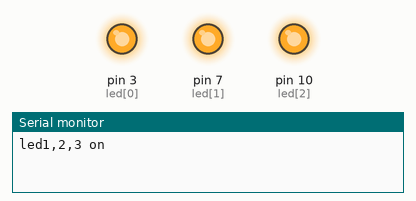
This sketch was run on a simulated Arduino Uno, built with avr-gcc and run on an emulated ATmega328P. Parts: output pins drawn as LEDs (lit = HIGH), the last lines printed to the serial monitor.

Above: at 0.2 s.
At 1.2 s:
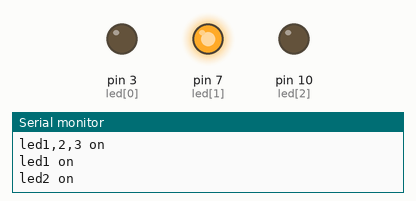
At 2.7 s:
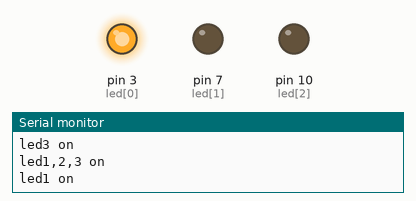
At 3.7 s:
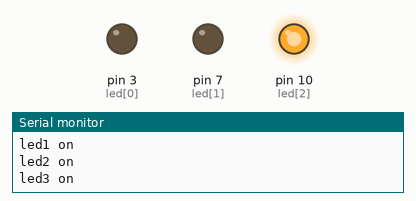
Timing chart, 0 to 4.6 s (numbered marks = the images above):
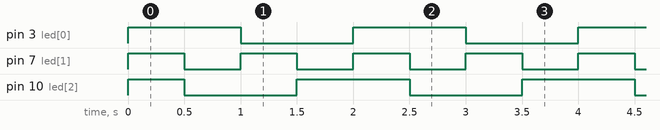

The sketch:

cksdn1.ino
```cpp
int led[]={3,7,10};


void setup() {

  Serial.begin(9600);

    pinMode(led[0], OUTPUT);
    pinMode(led[1], OUTPUT);
    pinMode(led[2], OUTPUT);
}

// the loop routine runs over and over again forever:
void loop()
{
  for( ; ; )
  {

  Serial.println("led1,2,3 on");
  digitalWrite(led[0], HIGH);   // turn the LED on (HIGH is the voltage level)
  digitalWrite(led[1], HIGH);    // turn the LED off by making the voltage LOW
  digitalWrite(led[2], HIGH);   // turn the LED on (HIGH is the voltage level)
  delay(500);               // wait for a second

  Serial.println("led1 on");
  digitalWrite(led[1], LOW);    // turn the LED off by making the voltage LOW
  digitalWrite(led[2], LOW);   // turn the LED on (HIGH is the voltage level)
  delay(500);               // wait for a second

  Serial.println("led2 on");
  digitalWrite(led[0], LOW);   // turn the LED on (HIGH is the voltage level)
  digitalWrite(led[1], HIGH);    // turn the LED off by making the voltage LOW
  delay(500);               // wait for a second

  Serial.println("led3 on");
  digitalWrite(led[1], LOW);   // turn the LED on (HIGH is the voltage level)
  digitalWrite(led[2], HIGH);    // turn the LED off by making the voltage LOW
  delay(500);               // wait for a second
  };
} 
```

Measured:
- by itself, pin 3 (led[0]): alternates HIGH for 1.0 s and LOW for 1.0 s
- by itself, pin 7 (led[1]): alternates HIGH for 0.50 s and LOW for 0.50 s
- by itself, pin 10 (led[2]): repeats every 2.0 s: LOW 1.0 s, HIGH 1.0 s
